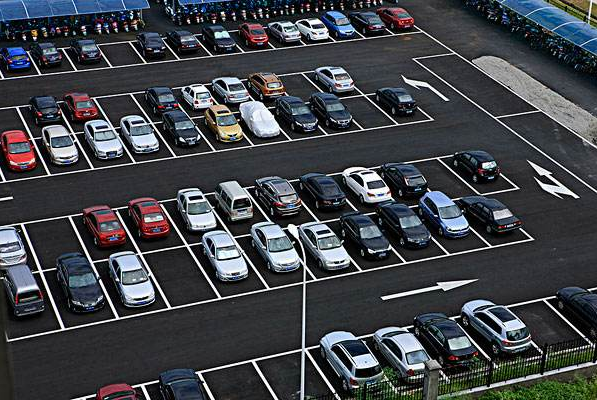
#> input picture python_opencv车辆检测/cars.png, 597 x 400 px
$ python CarDetect.py
#> lines starting #> are read from the running program, lines starting #| are printed output that depends on the picture
import cv2


class CarDetect(object):

    def __init__(self, video_path, image_path):
        self._video_path = video_path
        self._image_path = image_path
        self._car_cascade = cv2.CascadeClassifier('file.xml')

    def video_detect(self):
        cap = cv2.VideoCapture(self._video_path)
        cv2.namedWindow('Video')
        while 1:
            ret, frame = cap.read()
            if ret:
                frame = cv2.resize(frame, (320, 240))
                gary_frame = cv2.cvtColor(frame, cv2.COLOR_BGR2GRAY)
                car = self._car_cascade.detectMultiScale(gary_frame, 1.3, 5, cv2.CASCADE_SCALE_IMAGE)
                if len(car):
                    image = cv2.cvtColor(gary_frame, cv2.COLOR_GRAY2BGR)
                    for x, y, w, h in car:
                        cv2.rectangle(image, (x, y), (x+w, y+h), (155, 230, 180), 2)
                    cv2.imshow('video', image)
                    if cv2.waitKey(20) & 0xff == ord('q'):
                        cap.release()
                        cv2.destroyAllWindows()
                        break
            else:
                cap.release()
                cv2.destroyAllWindows()
                break

    def image_detect(self):
        image = cv2.imread(self._image_path, 0)
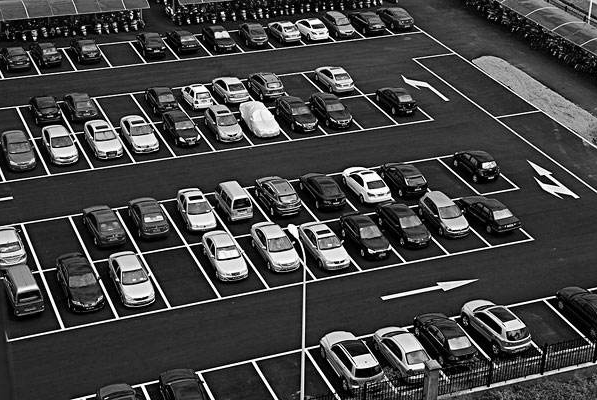
#> image: shape (400, 597); min 0, max 255, mean 66.3
        car = self._car_cascade.detectMultiScale(image, 1.3, 5, cv2.CASCADE_SCALE_IMAGE)
#> car = [[46, 137, 35, 35], [136, 204, 35, 35], [309, 236, 45, 45], [264, 240, 39, 39], [70, 282, 34, 34]]
        image = cv2.cvtColor(image, cv2.COLOR_GRAY2BGR)
#> image: shape (400, 597, 3)
        print(car)
#| [[ 46 137  35  35]
#|  [136 204  35  35]
#|  [309 236  45  45]
#|  [264 240  39  39]
#|  [ 70 282  34  34]]
        if len(car):
            for x, y, w, h in car:
                cv2.rectangle(image, (x, y), (x+w, y+h), (155, 230, 180), 2)
#> this loop made 5 passes
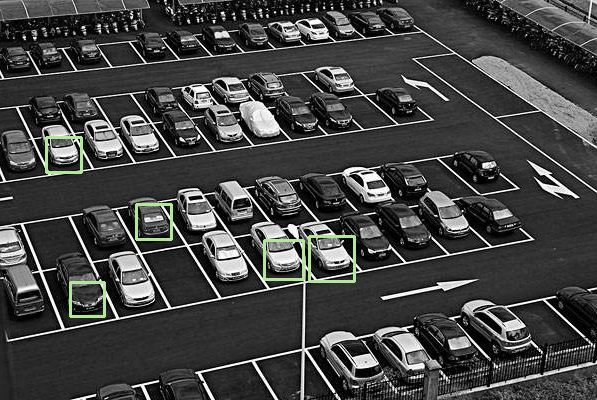
#> image: shape (400, 597, 3); mean B, G, R 67.2, 67.9, 67.4
            cv2.imshow('image', image)
            if cv2.waitKey(0) & 0xff == ord('q'):
#> (key q is pressed here)
                cv2.destroyAllWindows()


if __name__ == '__main__':
    _video_path = 'cars.mp4'
    _image_path = 'cars.png'
    _car = CarDetect(video_path=_video_path, image_path=_image_path)
    _car.image_detect()
    # _car.video_detect()
